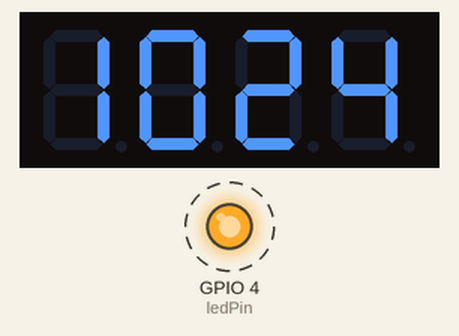
Simulated run of this sketch. Board: ESP32. On the bench: 4-digit seven-segment display, output pins drawn as LEDs (lit = HIGH). Dashed ring = blinking. WiFi joins after 1.5 s; servers stay silent unless stated; network time is answered at once with the bench clock; the local clock reads 2024-03-15 10:24:30 at power-on unless the sketch sets it; what the sketch prints to the serial monitor is not drawn.

Above: at 2.28 s.
At 128.81 s:
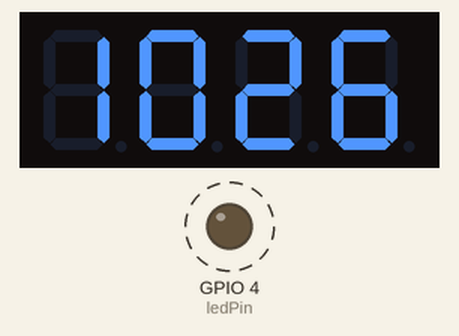
Timing chart, 0 to 130.0 s (numbered marks = the images above):
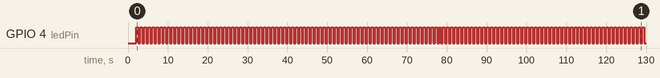

Measured:
- by itself, GPIO 4 (ledPin): alternates HIGH for 0.50 s and LOW for 0.50 s

The sketch:

ESP32-TimeClock.ino
```cpp
#include <WiFi.h>
#include <NTPClient.h>
#include <WiFiUdp.h>
#include "SevSeg.h"

SevSeg Display;

const int ledPin = 4; //GPIO 4 给2粒点的LED
unsigned long previousMillis = 0;
const long interval = 500; //半秒闪一次

// Define NTP variables
WiFiUDP ntpUDP;
NTPClient timeClient(ntpUDP, "pool.ntp.org", 8 * 3600); //set 国际时间，这边是 GMT +8

void setup() {
  // Connect to Wi-Fi
  WiFi.begin("ssid", "pswd"); //你的SSID 跟密码
  while (WiFi.status() != WL_CONNECTED) {
    delay(1000);
    Serial.println("Connecting to WiFi...");
  }
  Serial.println("Connected to WiFi");

  // Initialize NTP client
  timeClient.begin();

  // Set up the pins and display
  byte numDigits = 4;
  byte digitPins[] = {12, 13, 14, 15}; //display 的pin （数位）
  byte segmentPins[] = {18, 19, 21, 22, 23, 25, 26}; //display 的段pin
  bool resistorsOnSegments = false;
  bool updateWithDelays = false;
  byte hardwareConfig = COMMON_CATHODE;
  bool leadingZeros = false; //显示 “0” 如果是空白
  bool disableDecPoint = true;
  Display.begin(hardwareConfig, numDigits, digitPins, segmentPins, resistorsOnSegments, updateWithDelays, leadingZeros, disableDecPoint);
  Display.setBrightness(100);

  // Set up the LED pin
  pinMode(ledPin, OUTPUT);
}

void loop() {
  // Update NTP time
  timeClient.update();

  // Get the current time from the NTP server
  int hours = timeClient.getHours();
  int minutes = timeClient.getMinutes();

  // Convert to 12-hour format
  if (hours > 12) {
    hours -= 12;
  }
  if (hours == 0) {
    hours = 12;
  }

  // Display the time in 12-hour format
  int timeToDisplay = hours * 100 + minutes;

  Display.setNumber(timeToDisplay);
  Display.refreshDisplay();

  // Non-blocking LED blinking
  unsigned long currentMillis = millis();
  if (currentMillis - previousMillis >= interval) {
    previousMillis = currentMillis;

    // Toggle the LED state
    if (digitalRead(ledPin) == LOW) {
      digitalWrite(ledPin, HIGH);
    } else {
      digitalWrite(ledPin, LOW);
    }
  }
}
```
